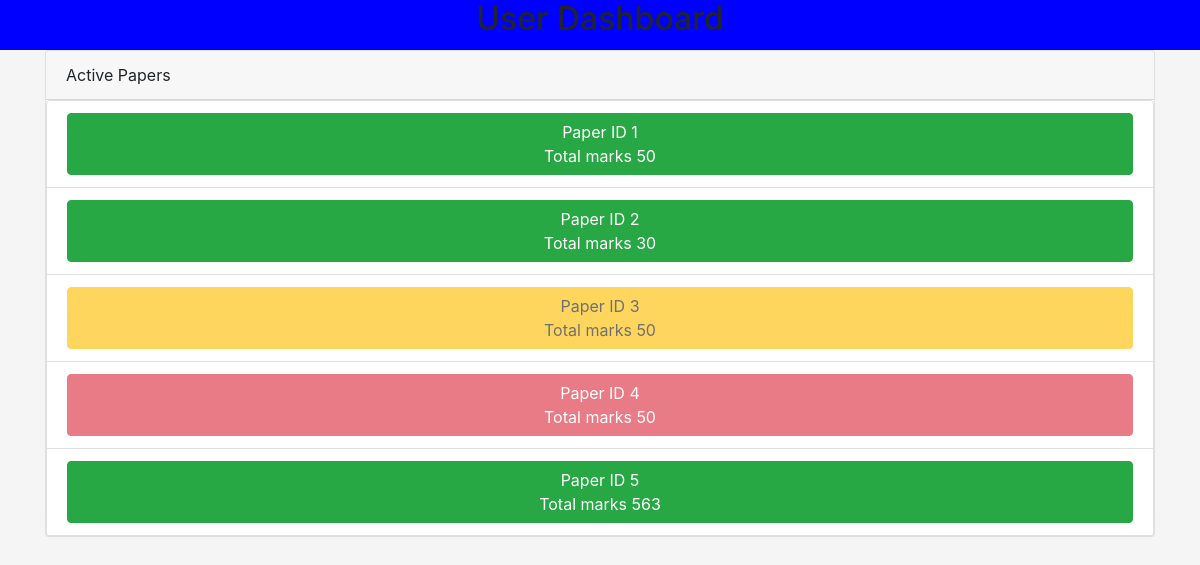
The page /user_home.php on the database as committed earlier.
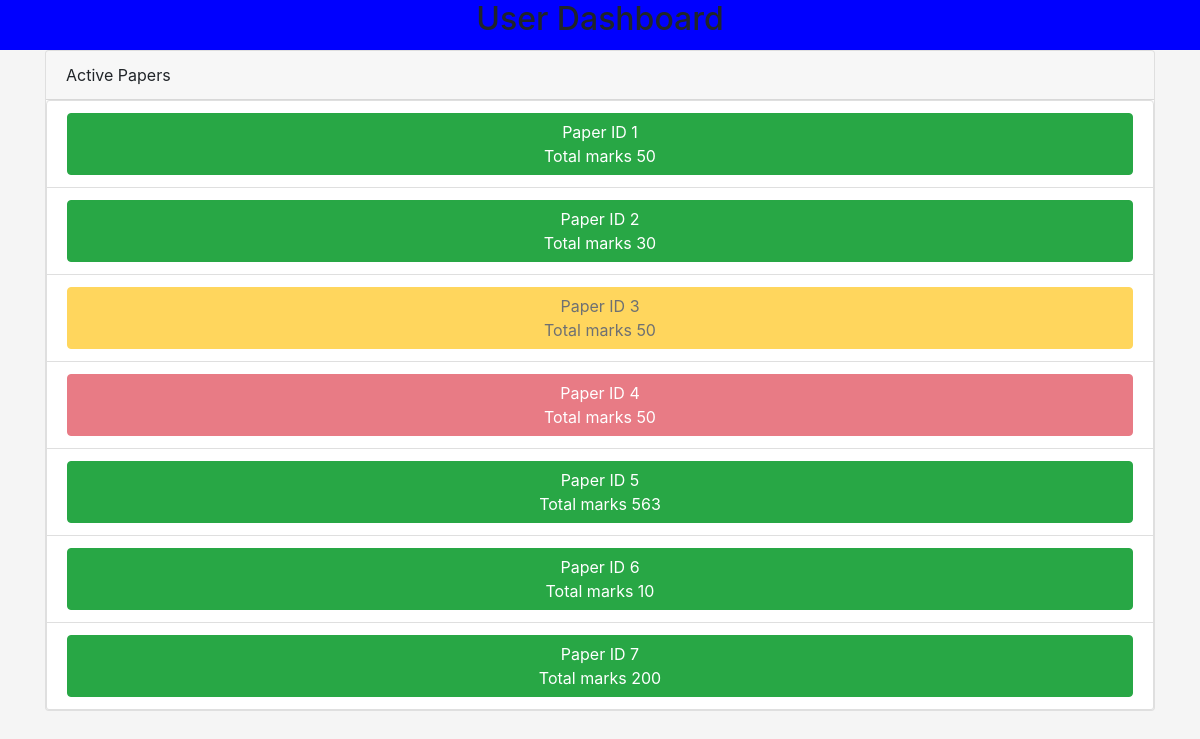
The same page on the database as committed later.
### tables this page shows
CREATE TABLE `faculty_papers` (
  `paper_ID` int(11) NOT NULL COMMENT 'A unique ID assigned to the paper',
  `faculty_ID` int(11) NOT NULL COMMENT 'The faculty ID of the faculty creating the paper',
  `paper-due` datetime NOT NULL COMMENT 'time and date of when the paper is to be made available for students',
  `paper_duration` int(11) NOT NULL COMMENT 'duration in minutes',
  `total_marks` int(11) NOT NULL COMMENT 'total marks as set by the faculty',
  `question_data` longtext NOT NULL COMMENT 'The questions in json format',
  `status` int(11) NOT NULL DEFAULT 0 COMMENT '0-new 1-in progress 2-done'
);

### user_home.php (the view, shortened to what this page needs)
<?php
include 'DB.php';
$query= $mysqli->prepare("SELECT * FROM `faculty_papers`");
$query->execute();
$all_papers = $query->get_result();
$all_papers = $all_papers->fetch_all();
?>
<!doctype html>
<html lang="en">
<head>
    <link rel="stylesheet" href="https://stackpath.bootstrapcdn.com/bootstrap/4.5.0/css/bootstrap.min.css">
    <link rel="stylesheet" href="styles/faculty_home.css">
</head>
<body>
<header class="container-fluid header-base">
    <h2 style="text-align: center">User Dashboard</h2>
</header>
<div class="container">
    <div class="card">
        <div class="card-header">
            Active Papers
        </div>
        <ul class="list-group list-group flush">
        <?php
        foreach($all_papers as $paper){
            $ID = $paper[0];
            $marks = $paper[4];
            $status = intval($paper[6]);
            $txt = '<li class="list-group-item text-center"><a href="quiz.php?id=' . $ID . '">';
            if($status==0) {
                $txt= $txt .'<button type="button" class="btn btn-success btn-block"> ';
            } else if($status==1){
                $txt = $txt . '<button type="button" class="btn btn-warning btn-block disabled">';
            }else if($status==2){
                $txt = $txt . '<button type="button" class="btn btn-danger btn-block disabled">';
            }
            $txt= $txt . ' Paper ID ' . $ID . '<br>
                    Total marks ' . $marks . '
                    </button></a>';
            echo $txt;
        }
        ?>
        </ul>
    </div>
</div>
</body>
</html>

### styles/faculty_home.css (style rules this page uses)
body { background-color: #f5f5f5; }
a { color: black; text-decoration: none; }
a:link { text-decoration: none; }
.header-base { background-color: blue; height: 50px; }

Rows that differ between the two databases and show on the page:
added faculty_papers: paper_ID "6", total_marks "10"
added faculty_papers: paper_ID "7", total_marks "200"
